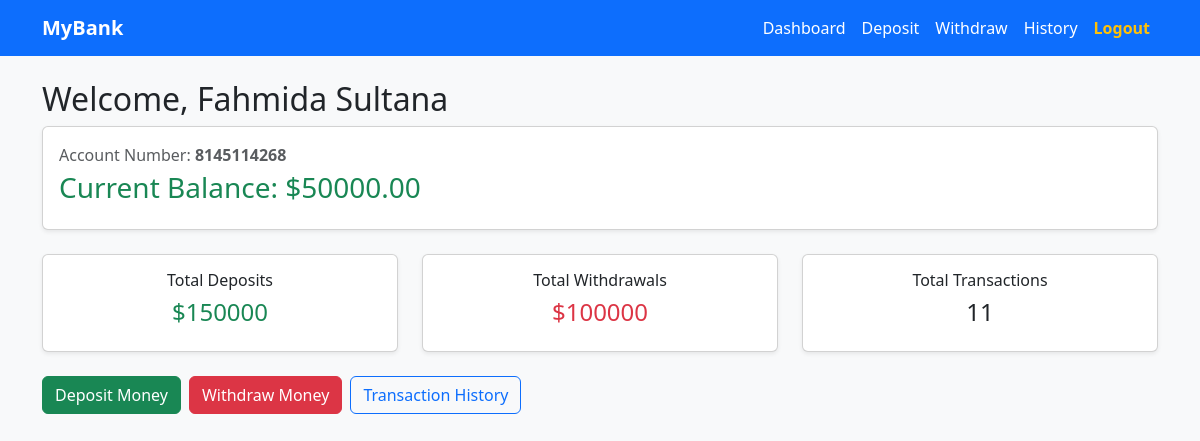
The app's page / (signed in) with its own data.
### accounts/models.py (models this page shows, shortened)
class BankAccount(models.Model):
    user = models.OneToOneField(User, on_delete=models.CASCADE, related_name='account')
    account_holder_name = models.CharField(max_length=100)
    account_number = models.CharField(max_length=12, unique=True)
    balance = models.DecimalField(max_digits=12, decimal_places=2, default=0.00)

### accounts/views.py (the view)
# urls.py: path('', views.dashboard_view, name='dashboard'),
@login_required
def dashboard_view(request):
    try:
        account = request.user.account
    except BankAccount.DoesNotExist:
        account = BankAccount.objects.create(
            user=request.user,
            account_holder_name=request.user.get_full_name() or request.user.username,
            account_number="10000" + str(request.user.id),
            balance=0.0
        )
    transactions = account.transactions.all()
    total_deposits = transactions.filter(transaction_type='DEPOSIT').aggregate(Sum('amount'))['amount__sum'] or 0
    total_withdrawals = transactions.filter(transaction_type='WITHDRAWAL').aggregate(Sum('amount'))['amount__sum'] or 0
    context = {
        'account': account,
        'total_deposits': total_deposits,
        'total_withdrawals': total_withdrawals,
        'total_transactions': transactions.count()
    }
    return render(request, 'accounts/dashboard.html', context)

### accounts/templates/accounts/dashboard.html
{% extends 'accounts/base.html' %}
{% block content %}
<h2>Welcome, {{ account.account_holder_name }}</h2>
<div class="card p-3 mb-4 shadow-sm">
    <p class="text-muted mb-1">Account Number: <strong>{{ account.account_number }}</strong></p>
    <h3 class="text-success">Current Balance: ${{ account.balance }}</h3>
</div>
<div class="row text-center mb-4">
    <div class="col-md-4">
        <div class="card p-3 shadow-sm">
            <h6>Total Deposits</h6>
            <h4 class="text-success">${{ total_deposits }}</h4>
        </div>
    </div>
    <div class="col-md-4">
        <div class="card p-3 shadow-sm">
            <h6>Total Withdrawals</h6>
            <h4 class="text-danger">${{ total_withdrawals }}</h4>
        </div>
    </div>
    <div class="col-md-4">
        <div class="card p-3 shadow-sm">
            <h6>Total Transactions</h6>
            <h4>{{ total_transactions }}</h4>
        </div>
    </div>
</div>
<div class="d-flex gap-2">
    <a href="{% url 'deposit' %}" class="btn btn-success">Deposit Money</a>
    <a href="{% url 'withdraw' %}" class="btn btn-danger">Withdraw Money</a>
    <a href="{% url 'transactions' %}" class="btn btn-outline-primary">Transaction History</a>
</div>
{% endblock %}

### records on screen
BankAccount: account_holder_name "Fahmida Sultana", account_number "8145114268", balance "50000.00"

### other values on screen
{{ total_deposits }} "150000"
{{ total_withdrawals }} "100000"
{{ total_transactions }} "11"
